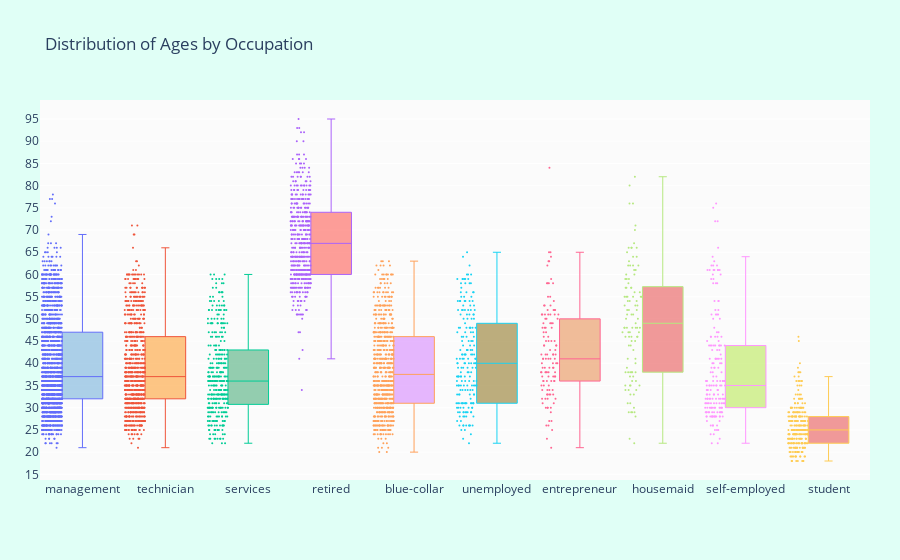

Write notebook code for a chart like this one.
### Code cell
# Now let's see which occupation tended to have more balance in their accounts

suscribed_df = df.loc[df["deposit"] == "yes"]

occupations = list(df["job"].unique())
# Get the balances by jobs
management = suscribed_df["age"].loc[suscribed_df["job"] == "management"].values
technician = suscribed_df["age"].loc[suscribed_df["job"] == "technician"].values
services = suscribed_df["age"].loc[suscribed_df["job"] == "services"].values
retired = suscribed_df["age"].loc[suscribed_df["job"] == "retired"].values
blue_collar = suscribed_df["age"].loc[suscribed_df["job"] == "blue-collar"].values
unemployed = suscribed_df["age"].loc[suscribed_df["job"] == "unemployed"].values
entrepreneur = suscribed_df["age"].loc[suscribed_df["job"] == "entrepreneur"].values
housemaid = suscribed_df["age"].loc[suscribed_df["job"] == "housemaid"].values
self_employed = suscribed_df["age"].loc[suscribed_df["job"] == "self-employed"].values
student = suscribed_df["age"].loc[suscribed_df["job"] == "student"].values


ages = [management, technician, services, retired, blue_collar, unemployed, 
         entrepreneur, housemaid, self_employed, student]

colors = ['rgba(93, 164, 214, 0.5)', 'rgba(255, 144, 14, 0.5)',
          'rgba(44, 160, 101, 0.5)', 'rgba(255, 65, 54, 0.5)', 
          'rgba(207, 114, 255, 0.5)', 'rgba(127, 96, 0, 0.5)',
         'rgba(229, 126, 56, 0.5)', 'rgba(229, 56, 56, 0.5)',
         'rgba(174, 229, 56, 0.5)', 'rgba(229, 56, 56, 0.5)']

traces = []

for xd, yd, cls in zip(occupations, ages, colors):
        traces.append(go.Box(
            y=yd,
            name=xd,
            boxpoints='all',
            jitter=0.5,
            whiskerwidth=0.2,
            fillcolor=cls,
            marker=dict(
                size=2,
            ),
            line=dict(width=1),
        ))

layout = go.Layout(
    title='Distribution of Ages by Occupation',
    yaxis=dict(
        autorange=True,
        showgrid=True,
        zeroline=True,
        dtick=5,
        gridcolor='rgb(255, 255, 255)',
        gridwidth=1,
        zerolinecolor='rgb(255, 255, 255)',
        zerolinewidth=2,
    ),
    margin=dict(
        l=40,
        r=30,
        b=80,
        t=100,
    ),
    paper_bgcolor='rgb(224,255,246)',
    plot_bgcolor='rgb(251,251,251)',
    showlegend=False
    )

fig = go.Figure(data=traces, layout=layout)
iplot(fig)

### Figure 1 — Plotly figure (JSON) as saved in the notebook; plotly's stock layout.template omitted (floating-point values rounded to 4 significant figures; data arrays with more than 128 entries replaced by an {"elided": "..."} marker saying what was removed)
{"data": [{"boxpoints": "all", "fillcolor": "rgba(93, 164, 214, 0.5)", "jitter": 0.5, "line": {"width": 1}, "marker": {"size": 2}, "name": "management", "type": "box", "whiskerwidth": 0.2, "y": {"elided": "1932 int values"}}, {"boxpoints": "all", "fillcolor": "rgba(255, 144, 14, 0.5)", "jitter": 0.5, "line": {"width": 1}, "marker": {"size": 2}, "name": "technician", "type": "box", "whiskerwidth": 0.2, "y": {"elided": "840 int values"}}, {"boxpoints": "all", "fillcolor": "rgba(44, 160, 101, 0.5)", "jitter": 0.5, "line": {"width": 1}, "marker": {"size": 2}, "name": "services", "type": "box", "whiskerwidth": 0.2, "y": {"elided": "369 int values"}}, {"boxpoints": "all", "fillcolor": "rgba(255, 65, 54, 0.5)", "jitter": 0.5, "line": {"width": 1}, "marker": {"size": 2}, "name": "retired", "type": "box", "whiskerwidth": 0.2, "y": {"elided": "516 int values"}}, {"boxpoints": "all", "fillcolor": "rgba(207, 114, 255, 0.5)", "jitter": 0.5, "line": {"width": 1}, "marker": {"size": 2}, "name": "blue-collar", "type": "box", "whiskerwidth": 0.2, "y": {"elided": "708 int values"}}, {"boxpoints": "all", "fillcolor": "rgba(127, 96, 0, 0.5)", "jitter": 0.5, "line": {"width": 1}, "marker": {"size": 2}, "name": "unemployed", "type": "box", "whiskerwidth": 0.2, "y": {"elided": "202 int values"}}, {"boxpoints": "all", "fillcolor": "rgba(229, 126, 56, 0.5)", "jitter": 0.5, "line": {"width": 1}, "marker": {"size": 2}, "name": "entrepreneur", "type": "box", "whiskerwidth": 0.2, "y": [23, 45, 30, 51, 53, 43, 47, 58, 42, 42, 36, 41, 40, 36, 33, 52, 33, 45, 35, 34, 30, 51, 46, 27, 40, 43, 35, 50, 38, 41, 38, 49, 50, 42, 48, 44, 46, 51, 27, 31, 45, 37, 39, 51, 30, 45, 38, 52, 41, 33, 30, 26, 26, 48, 34, 47, 51, 32, 36, 54, 52, 32, 51, 49, 35, 34, 34, 58, 39, 39, 37, 38, 37, 55, 38, 36, 52, 37, 42, 41, 44, 55, 39, 25, 53, 84, 51, 64, 53, 33, 65, 32, 63, 21, 38, 65, 33, 40, 40, 63, 44, 38, 49, 36, 42, 36, 32, 48, 41, 58, 59, 31, 49, 42, 39, 29, 50, 41, 62, 44, 37, 58, 48]}, {"boxpoints": "all", "fillcolor": "rgba(229, 56, 56, 0.5)", "jitter": 0.5, "line": {"width": 1}, "marker": {"size": 2}, "name": "housemaid", "type": "box", "whiskerwidth": 0.2, "y": [52, 53, 56, 41, 57, 47, 55, 35, 52, 46, 55, 39, 48, 53, 46, 44, 59, 55, 51, 59, 57, 34, 33, 34, 59, 48, 62, 65, 33, 41, 62, 76, 51, 23, 38, 47, 43, 35, 36, 38, 35, 58, 49, 70, 34, 45, 48, 63, 50, 52, 66, 76, 53, 38, 57, 71, 46, 66, 38, 64, 29, 80, 48, 38, 56, 55, 29, 46, 48, 66, 55, 82, 48, 48, 29, 67, 61, 61, 31, 47, 66, 45, 54, 55, 55, 60, 28, 62, 47, 31, 50, 40, 54, 54, 46, 29, 64, 30, 62, 36, 37, 60, 57, 37, 51, 44, 22, 35, 38]}, {"boxpoints": "all", "fillcolor": "rgba(174, 229, 56, 0.5)", "jitter": 0.5, "line": {"width": 1}, "marker": {"size": 2}, "name": "self-employed", "type": "box", "whiskerwidth": 0.2, "y": {"elided": "187 int values"}}, {"boxpoints": "all", "fillcolor": "rgba(229, 56, 56, 0.5)", "jitter": 0.5, "line": {"width": 1}, "marker": {"size": 2}, "name": "student", "type": "box", "whiskerwidth": 0.2, "y": {"elided": "269 int values"}}], "layout": {"margin": {"b": 80, "l": 40, "r": 30, "t": 100}, "paper_bgcolor": "rgb(224,255,246)", "plot_bgcolor": "rgb(251,251,251)", "showlegend": false, "title": {"text": "Distribution of Ages by Occupation"}, "yaxis": {"autorange": true, "dtick": 5, "gridcolor": "rgb(255, 255, 255)", "gridwidth": 1, "showgrid": true, "zeroline": true, "zerolinecolor": "rgb(255, 255, 255)", "zerolinewidth": 2}}}
